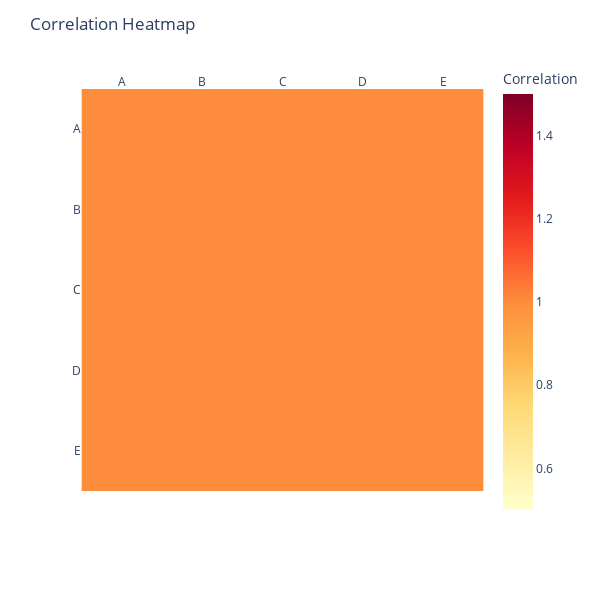

Notebook code for this chart:
### Code cell
# Generate correlation heatmap with more colors
fig = px.imshow(corr_matrix.values,
                labels=dict(color="Correlation"),
                x=list(corr_matrix.columns),
                y=list(corr_matrix.columns),
                color_continuous_scale='YlOrRd')

fig.update_xaxes(side="top")  # Show x-axis labels on top
fig.update_layout(width=600, height=600, title="Correlation Heatmap")

fig.show()

### Figure 1 — Plotly figure (JSON) as saved in the notebook; plotly's stock layout.template omitted (floating-point values rounded to 4 significant figures)
{"data": [{"coloraxis": "coloraxis", "hovertemplate": "x: %{x}<br>y: %{y}<br>Correlation: %{z}<extra></extra>", "name": "0", "type": "heatmap", "x": ["A", "B", "C", "D", "E"], "xaxis": "x", "y": ["A", "B", "C", "D", "E"], "yaxis": "y", "z": [[1, 1, 1, 1, 1], [1, 1, 1, 1, 1], [1, 1, 1, 1, 1], [1, 1, 1, 1, 1], [1, 1, 1, 1, 1]]}], "layout": {"coloraxis": {"colorbar": {"title": {"text": "Correlation"}}, "colorscale": [[0, "rgb(255,255,204)"], [0.125, "rgb(255,237,160)"], [0.25, "rgb(254,217,118)"], [0.375, "rgb(254,178,76)"], [0.5, "rgb(253,141,60)"], [0.625, "rgb(252,78,42)"], [0.75, "rgb(227,26,28)"], [0.875, "rgb(189,0,38)"], [1, "rgb(128,0,38)"]]}, "height": 600, "margin": {"t": 60}, "title": {"text": "Correlation Heatmap"}, "width": 600, "xaxis": {"anchor": "y", "autorange": true, "constrain": "domain", "domain": [0, 1], "range": [-0.5, 4.5], "scaleanchor": "y", "side": "top", "type": "category"}, "yaxis": {"anchor": "x", "autorange": true, "constrain": "domain", "domain": [0.06304, 0.937], "range": [4.5, -0.5], "type": "category"}}}
